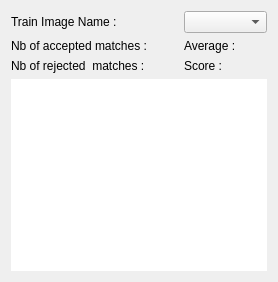
      <widget class="QWidget" name="tabWidget_4Page1">
       <attribute name="title">
        <string>Matching</string>
       </attribute>
       <layout class="QGridLayout" name="viewMatchesGridLayoutTab">
        <item row="0" column="0">
         <layout class="QGridLayout" name="viewMatchesGridSubLayoutTab">
          <item row="0" column="0">
           <widget class="QLabel" name="viewMatchesImageNameLabel">
            <property name="text">
             <string>Train Image Name :</string>
            </property>
           </widget>
          </item>
          <item row="0" column="2" colspan="2">
           <widget class="QComboBox" name="viewMatchesImageNameText">
            <property name="cursor">
             <cursorShape>PointingHandCursor</cursorShape>
            </property>
           </widget>
          </item>
          <item row="1" column="0">
           <widget class="QLabel" name="viewMatchesGoodMatchesLab">
            <property name="text">
             <string>Nb of accepted matches :</string>
            </property>
           </widget>
          </item>
          <item row="1" column="1">
           <widget class="QLabel" name="viewMatchesGoodMatchesText">
            <property name="text">
             <string/>
            </property>
           </widget>
          </item>
          <item row="2" column="0">
           <widget class="QLabel" name="viewMatchesBadMatchesLab">
            <property name="text">
             <string>Nb of rejected  matches :</string>
            </property>
           </widget>
          </item>
          <item row="2" column="1">
           <widget class="QLabel" name="viewMatchesBadMatchesText">
            <property name="text">
             <string/>
            </property>
           </widget>
          </item>
          <item row="1" column="2">
           <widget class="QLabel" name="viewMatchesAverage">
            <property name="text">
             <string>Average :</string>
            </property>
           </widget>
          </item>
          <item row="1" column="3">
           <widget class="QLabel" name="viewMatchesAverageMatchesText">
            <property name="text">
             <string/>
            </property>
           </widget>
          </item>
          <item row="2" column="2">
           <widget class="QLabel" name="viewMatchesScore">
            <property name="text">
             <string>Score :</string>
            </property>
           </widget>
          </item>
          <item row="2" column="3">
           <widget class="QLabel" name="viewMatchesScoreMatchesText">
            <property name="text">
             <string/>
            </property>
           </widget>
          </item>
         </layout>
        </item>
        <item row="1" column="0">
         <widget class="QGraphicsView" name="viewMatches">
          <property name="frameShape">
           <enum>QFrame::NoFrame</enum>
          </property>
          <property name="verticalScrollBarPolicy">
           <enum>Qt::ScrollBarAlwaysOff</enum>
          </property>
          <property name="horizontalScrollBarPolicy">
           <enum>Qt::ScrollBarAlwaysOff</enum>
          </property>
          <property name="dragMode">
           <enum>QGraphicsView::ScrollHandDrag</enum>
          </property>
         </widget>
        </item>
       </layout>
      </widget>
